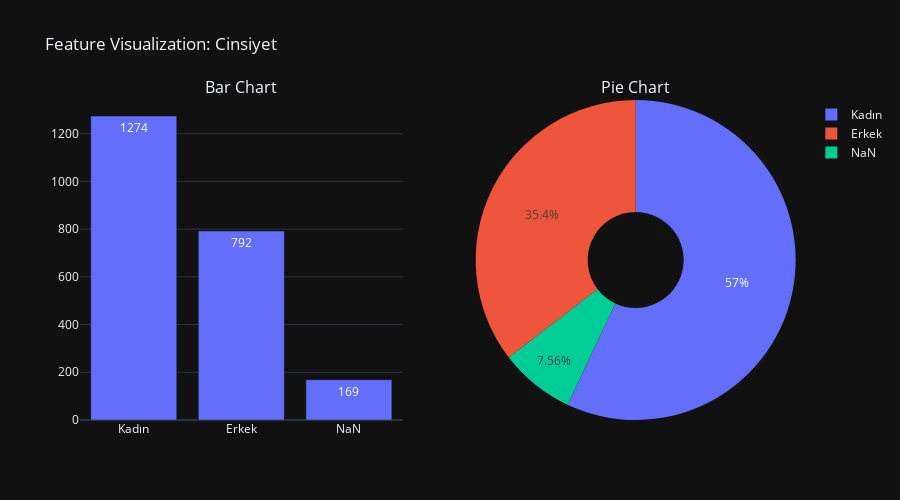

The code cell stored with this chart in its notebook:
### Code cell
# Feature Visualization
def feature_visualization(dataframe: pd.DataFrame, column: str, categorical_threshold: int = 20):
    display(Markdown(f"## Feature Visualization\n---"))
    display(Markdown(f"**Features Name**\n"))
    print(dataframe.columns)

    if dataframe[column].dtype == "O":  # categorical
        df_counts = dataframe[column].fillna("NaN").value_counts().reset_index()
        df_counts.columns = [column, "count"]
        # Check threshold
        if len(df_counts) > categorical_threshold:
            df_counts = df_counts.head(categorical_threshold)

        fig_bar = px.bar(df_counts, x=column, y="count", text="count")
        fig_pie = px.pie(df_counts, names=column, values="count", hole=0.3)
        fig = make_subplots(rows=1, cols=2, subplot_titles=("Bar Chart", "Pie Chart"),
                            specs=[[{"type": "xy"}, {"type": "domain"}]])
        for trace in fig_bar.data:
            trace.showlegend = False
            fig.add_trace(trace, row=1, col=1)

        for trace in fig_pie.data:
            fig.add_trace(trace, row=1, col=2)
    else:  # numerical
        series = dataframe[column].dropna()
        fig_hist = px.histogram(series, x=series.name)
        fig_box = px.box(series, y=series.name, points="outliers")
        fig = make_subplots(rows=1, cols=2, subplot_titles=("Histogram", "Boxplot"))

        for trace in fig_hist.data:
            trace.showlegend = False
            fig.add_trace(trace, row=1, col=1)

        for trace in fig_box.data:
            trace.showlegend = False
            fig.add_trace(trace, row=1, col=2)
    fig.update_layout(title_text=f"Feature Visualization: {column}", height=500, width=900)
    fig.show()

feature_visualization(df, "Cinsiyet")

### Figure 1 — Plotly figure (JSON) as saved in the notebook; plotly's stock layout.template omitted (floating-point values rounded to 4 significant figures)
{"data": [{"hovertemplate": "Cinsiyet=%{x}<br>count=%{text}<extra></extra>", "legendgroup": "", "marker": {"color": "#636efa", "pattern": {"shape": ""}}, "name": "", "orientation": "v", "showlegend": false, "text": [1274.0, 792.0, 169.0], "textposition": "auto", "x": ["Kadın", "Erkek", "NaN"], "xaxis": "x", "y": [1274, 792, 169], "yaxis": "y", "type": "bar"}, {"domain": {"x": [0.55, 1.0], "y": [0.0, 1.0]}, "hole": 0.3, "hovertemplate": "Cinsiyet=%{label}<br>count=%{value}<extra></extra>", "labels": ["Kadın", "Erkek", "NaN"], "legendgroup": "", "name": "", "showlegend": true, "values": [1274, 792, 169], "type": "pie"}], "layout": {"xaxis": {"anchor": "y", "domain": [0.0, 0.45]}, "yaxis": {"anchor": "x", "domain": [0.0, 1.0]}, "annotations": [{"font": {"size": 16}, "showarrow": false, "text": "Bar Chart", "x": 0.225, "xanchor": "center", "xref": "paper", "y": 1.0, "yanchor": "bottom", "yref": "paper"}, {"font": {"size": 16}, "showarrow": false, "text": "Pie Chart", "x": 0.775, "xanchor": "center", "xref": "paper", "y": 1.0, "yanchor": "bottom", "yref": "paper"}], "title": {"text": "Feature Visualization: Cinsiyet"}, "height": 500, "width": 900}}
